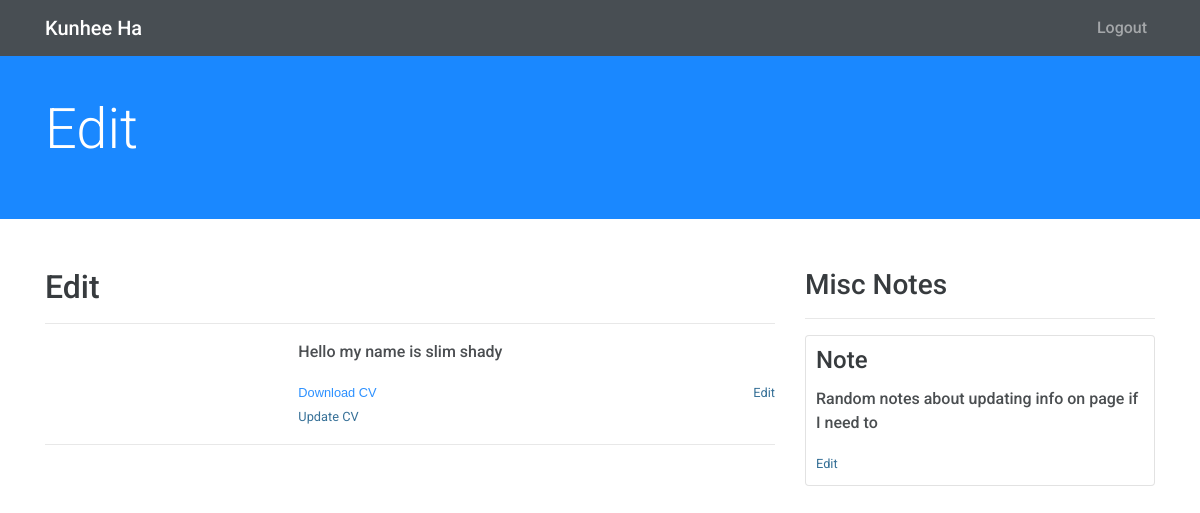
/admin (signed in), run on an earlier commit of the app's database.
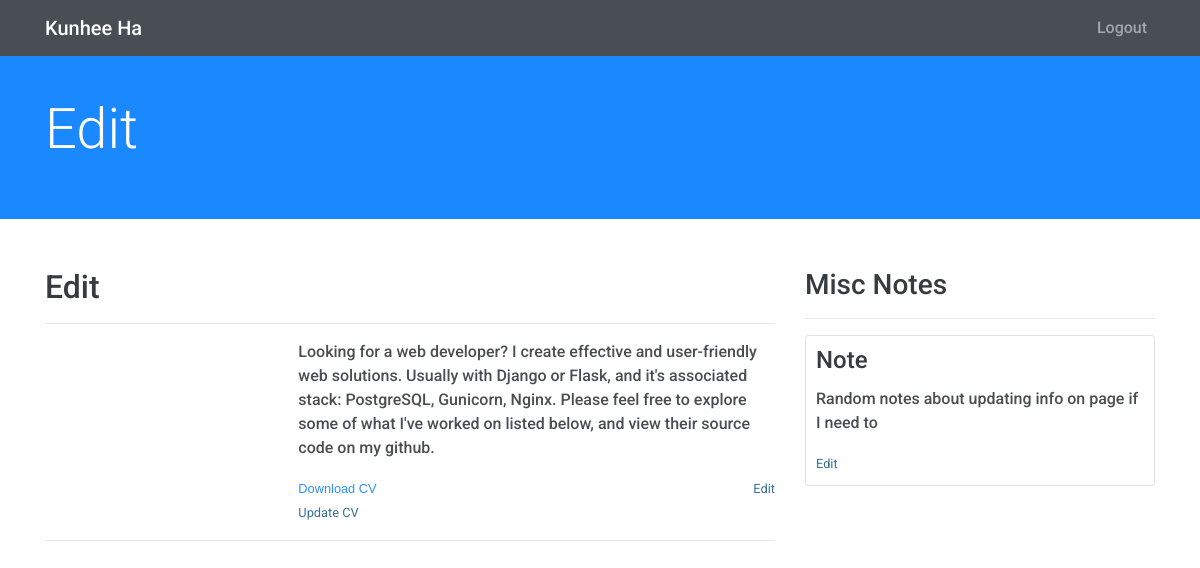
And on a later commit of the database.
### onlineportfolio/models.py (models this page shows, shortened)
class Person(db.Model, UserMixin):
    id = db.Column(db.Integer(), primary_key=True)
    name = db.Column(db.String(30), nullable=False)
    email = db.Column(db.String(120), unique=True, nullable=False)
    password = db.Column(db.String(60), nullable=False)
    cv_file = db.Column(db.String(20), nullable=True)
    personal_statement = db.Column(db.String(500), nullable=False)

### onlineportfolio/routes.py (the view, shortened to what this page needs)
@app.route('/admin', methods=['GET', 'POST'])
@login_required
def admin():
    cvform = AddCVForm()
    aboutform = AboutForm()
    viewcvform = ViewCVForm()
    imageform = AddImageForm()
    if viewcvform.cvsubmit.data and viewcvform.validate():
        me = Person.query.first()
        cv = me.cv_file
        mydirectory = os.path.join(app.root_path, 'static/cv')
        return send_from_directory(directory=mydirectory, filename=cv)
    if aboutform.validate_on_submit():
        current_user.personal_statement = aboutform.personal_statement.data
        db.session.commit()
        flash('Profile Updated', 'success')
    elif request.method == 'GET':
        if current_user.personal_statement:
            aboutform.personal_statement.data = current_user.personal_statement
    return render_template("admin.html", aboutform=aboutform, cvform=cvform, imageform=imageform, viewcvform=viewcvform)

### onlineportfolio/forms.py
class AddCVForm(FlaskForm):
    cv_file = FileField('Add CV', validators=[
                        FileAllowed(['doc', 'docx', 'pdf'])])
    submit = SubmitField('Upload')

class AboutForm(FlaskForm):
    personal_statement = TextAreaField(
        'Personal Statement', validators=[DataRequired()])
    submit = SubmitField('Save')

### onlineportfolio/models.py (called while the page is built)
@login_manager.user_loader
def load_user(user_id):
    return Person.query.get(int(user_id))

### onlineportfolio/templates/admin.html (shortened to what this page needs)
{% extends 'base.html' %}
{% block head %}
	<link rel="stylesheet" type="text/css" href="{{ url_for('static', filename='css/admin.css') }}">
{% endblock %}
{% block content %}
	<header>
		<nav class="navbar navbar-expand-lg navbar-dark bg-dark fixed-top">
			<div class="container">
				<a class="navbar-brand" href="#">Kunhee Ha</a>
				<div class="collapse navbar-collapse" id="navbarSupportedContent">
					<ul class="navbar-nav ml-auto">
						{% if current_user.is_authenticated %}
							<li class="nav-item">
								<a class="nav-link" href="{{ url_for('logout') }}">Logout</a>
							</li>
						{% else %}
							<li class="nav-item">
								<a class="nav-link" href="{{ url_for('login') }}">Login</a>
							</li>
						{% endif %}
					</ul>
				</div>
			</div>
		</nav>
	</header>
	<div class="bg-primary py-5 mb-5">
		<div class="container h-100">
			<div class="row h-100 align-items-center">
				<div class="col-lg-12">
					<h2 class="display-4 text-white mt-5 mb-2">Edit</h2>
				</div>
			</div>
		</div>
	</div>
	<div class="container">
		<div class="row">
			<div class="col-md-12">
			</div>
		</div>
		<div class="row">
			<div class="col-md-8 mb-5">
				<h2>Edit</h2>
				<hr>
				<div class="row">
					<div class="col-md-4 imagediv">
					</div>
					<div class="col-md-8">
						<p>{{ current_user.personal_statement }}</p>
						<div class="row">
							<div class="col-md-6">
								{% if not current_user.cv_file %}
									<small><a data-fancybox data-src='#addCV' href="">Add CV</a></small>
								{% elif current_user.cv_file %}
									<form method="POST" action="">
										<small>{{ viewcvform.cvsubmit(class="looklikelink") }}</small>
										<br>
										<small><a data-fancybox data-src='#addCV' href="">Update CV</a></small>
									</form>
								{% endif %}
							</div>
							<div class="col-md-6 text-right">
								<small><a data-fancybox data-src='#addDesc' href="">Edit</a></small>
							</div>
						</div>
					</div>
				</div>
				<hr>
			</div>
			<div class="col-md-4 mb-5">
				<h3>Misc Notes</h3>
				<hr>
				<div class="row">
					<div class="col-md-12">
						<div class="card degree">
							<div class="card-body">
								<h4 class="card-title">Note</h4>
								<p class="card-text">Random notes about updating info on page if I need to</p>
								<small><a data-fancybox data-src='' href="">Edit</a></small>
							</div>
						</div>
					</div>
				</div>
			</div>
		</div>
	</div>
{% endblock %}

### onlineportfolio/templates/base.html (shortened to what this page needs)
<!DOCTYPE html>
<html>
<head>
	<link rel="stylesheet" type="text/css" href="{{ url_for('static', filename='Bootstrap/css/bootstrap.min.css') }}">
	<link rel="stylesheet" type="text/css" href="{{ url_for('static', filename='font-awesome-4.7.0/css/font-awesome.min.css') }}">
	<link rel="stylesheet" type="text/css" href="{{ url_for('static', filename='fancybox/jquery.fancybox.min.css') }}">
	<link rel="stylesheet" type="text/css" href="{{ url_for('static', filename='css/animate.css') }}">
	<link rel="stylesheet" type="text/css" href="{{ url_for('static', filename='css/styles.css') }}">
	{% block head %}{% endblock %}
</head>
<body>
	{% block content %}{% endblock %}
</body>
</html>

### onlineportfolio/static/css/styles.css (style rules this page uses)
html { text-rendering: optimizeLegibility; -webkit-font-smoothing: antialiased; }
body { margin: 0; font-family: Roboto, sans-serif; font-weight: 500; opacity: 0.9; overflow-x: visible; }
h1, h2, h3, h4, h5, h6 { font-family: Roboto, sans-serif; }
p { opacity: 0.9; }
a { color: #21618C; text-decoration: none; background-color: transparent; }
ul { margin: 0; padding: 0; }
ul li { list-style-type: none; }
:root { --input-padding-x: 1.5rem; --input-padding-y: .75rem; }

### onlineportfolio/static/css/admin.css (style rules this page uses)
.imagediv { padding: 10px 15px; }
.text-right { text-align: right; }
.degree { padding: 0px; }
.degree .card-body { padding: 10px; }
.looklikelink { background: none!important; border: none; padding: 0!important; font-family: arial, sans-serif; color: #1584FF; cursor: pointer; }

What changed in the data, as far as the page shows it:
changed Person: personal_statement "Hello my name is slim shady" → "Looking for a web developer? I create effective and user-friendly web solutions. Usually with Django or Flask, and it's associated stack: PostgreSQL, Gunicorn, Nginx. Please feel free to explore some of what I've worked on listed below, and view their source code on my github."
